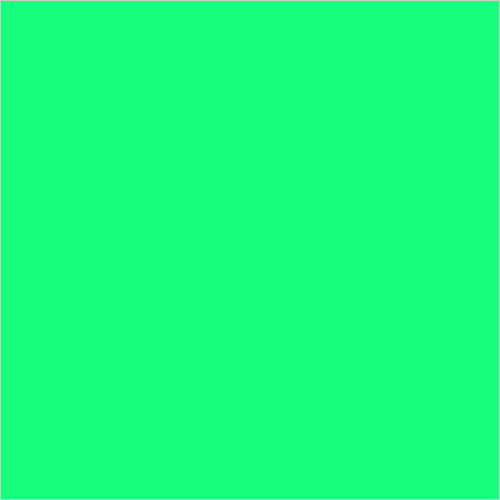
Frame 1 (no input)
Frame 60 (the mouse pressed at the canvas centre just before this capture): identical to frame 1, image omitted
Frame 120 (the mouse held since frame 60 and released just before this capture): identical to frame 1, image omitted

The Processing sketch that drew this single still picture (run headless with seeded random() and noise(); from frame 60 on, the mouse is pressed at the canvas centre):

// Processing sketch: reaction_diffusion_kolory_alpha
// ── reaction_diffusion_kolory_alpha.pde
// Daniel Shiffman
// http://codingtra.in
// http://patreon.com/codingtrain
// Code for this video: https://youtu.be/BV9ny785UNc

// Written entirely based on
// http://www.karlsims.com/rd.html

// Also, for reference
// http://hg.postspectacular.com/toxiclibs/src/44d9932dbc9f9c69a170643e2d459f449562b750/src.sim/toxi/sim/grayscott/GrayScott.java?at=default

Cell[][] grid;
Cell[][] prev;

void setup() {
  size(500, 500);
  grid = new Cell[width][height];
  prev = new Cell[width][height];

  for (int i = 0; i < width; i++) {
    for (int j = 0; j < height; j ++) {
      float a = 1;
      float b = 0;
      grid[i][j] = new Cell(a, b);
      prev[i][j] = new Cell(a, b);
    }
  }

  for (int n = 0; n < 100; n++) {
    int startx = int(random(20, width-20));
    int starty = int(random(20, height-20));

    for (int i = startx; i < startx+10; i++) {
      for (int j = starty; j < starty+10; j ++) {
        float a = 1;
        float b = 1;
        grid[i][j] = new Cell(a, b);
        prev[i][j] = new Cell(a, b);
      }
    }
  }
}

float dA = 1.0;
float dB = 0.3;
float feed = 0.089;
float k = 0.067;

class Cell {
  float a;
  float b;

  Cell(float a_, float b_) {
    a = a_;
    b = b_;
  }
}


void update() {
  for (int i = 1; i < width-1; i++) {
    for (int j = 1; j < height-1; j ++) {

      Cell spot = prev[i][j];
      Cell newspot = grid[i][j];

      float a = spot.a;
      float b = spot.b;

      float laplaceA = 0;
      laplaceA += a*-1;
      laplaceA += prev[i+1][j].a*0.2;
      laplaceA += prev[i-1][j].a*0.2;
      laplaceA += prev[i][j+1].a*0.2;
      laplaceA += prev[i][j-1].a*0.2;
      laplaceA += prev[i-1][j-1].a*0.05;
      laplaceA += prev[i+1][j-1].a*0.05;
      laplaceA += prev[i-1][j+1].a*0.05;
      laplaceA += prev[i+1][j+1].a*0.05;

      float laplaceB = 0;
      laplaceB += b*-1;
      laplaceB += prev[i+1][j].b*0.2;
      laplaceB += prev[i-1][j].b*0.2;
      laplaceB += prev[i][j+1].b*0.2;
      laplaceB += prev[i][j-1].b*0.2;
      laplaceB += prev[i-1][j-1].b*0.05;
      laplaceB += prev[i+1][j-1].b*0.05;
      laplaceB += prev[i-1][j+1].b*0.05;
      laplaceB += prev[i+1][j+1].b*0.05;

      newspot.a = a + (dA*laplaceA - a*b*b + feed*(1-a))*1;
      newspot.b = b + (dB*laplaceB + a*b*b - (k+feed)*b)*1;

      newspot.a = constrain(newspot.a, 0, 1);
      newspot.b = constrain(newspot.b, 0, 1);
    }
  }
}

void swap() {
  Cell[][] temp = prev;
  prev = grid;
  grid = temp;
}

void draw() {
  println(frameRate);

  for (int i = 0; i < 1; i++) {
    update();
    swap();
  }

  loadPixels();
  for (int i = 1; i < width-1; i++) {
    for (int j = 1; j < height-1; j ++) {
      Cell spot = grid[i][j];
      float a = spot.a;
      float b = spot.b;
      int pos = i + j * width;
      pixels[pos] = color(25,255,125,255*(a-b));
    }
  }
  updatePixels();
}
